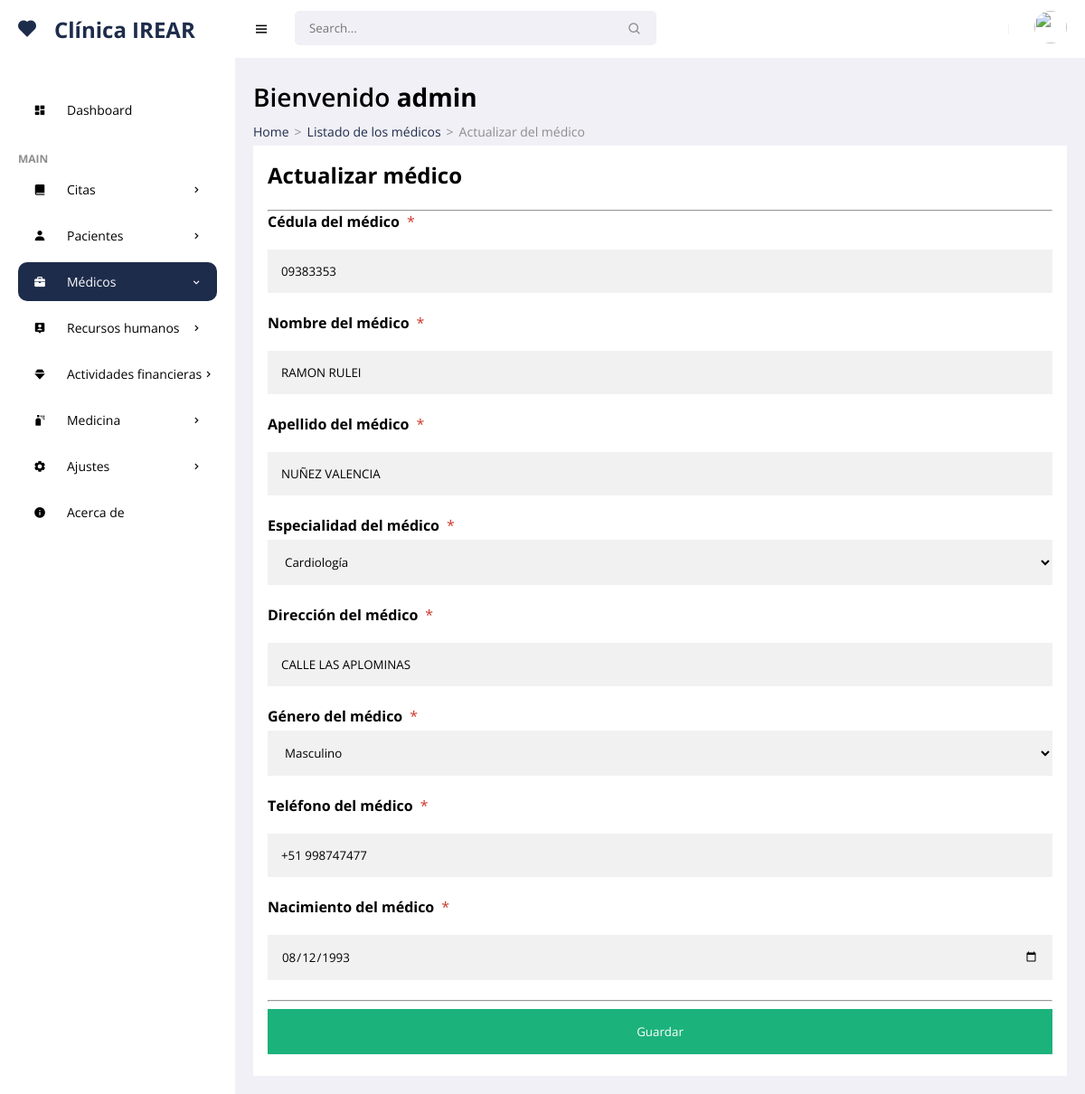
Page /frontend/medicos/editar.php?id=10 (signed in) on the earlier database version.
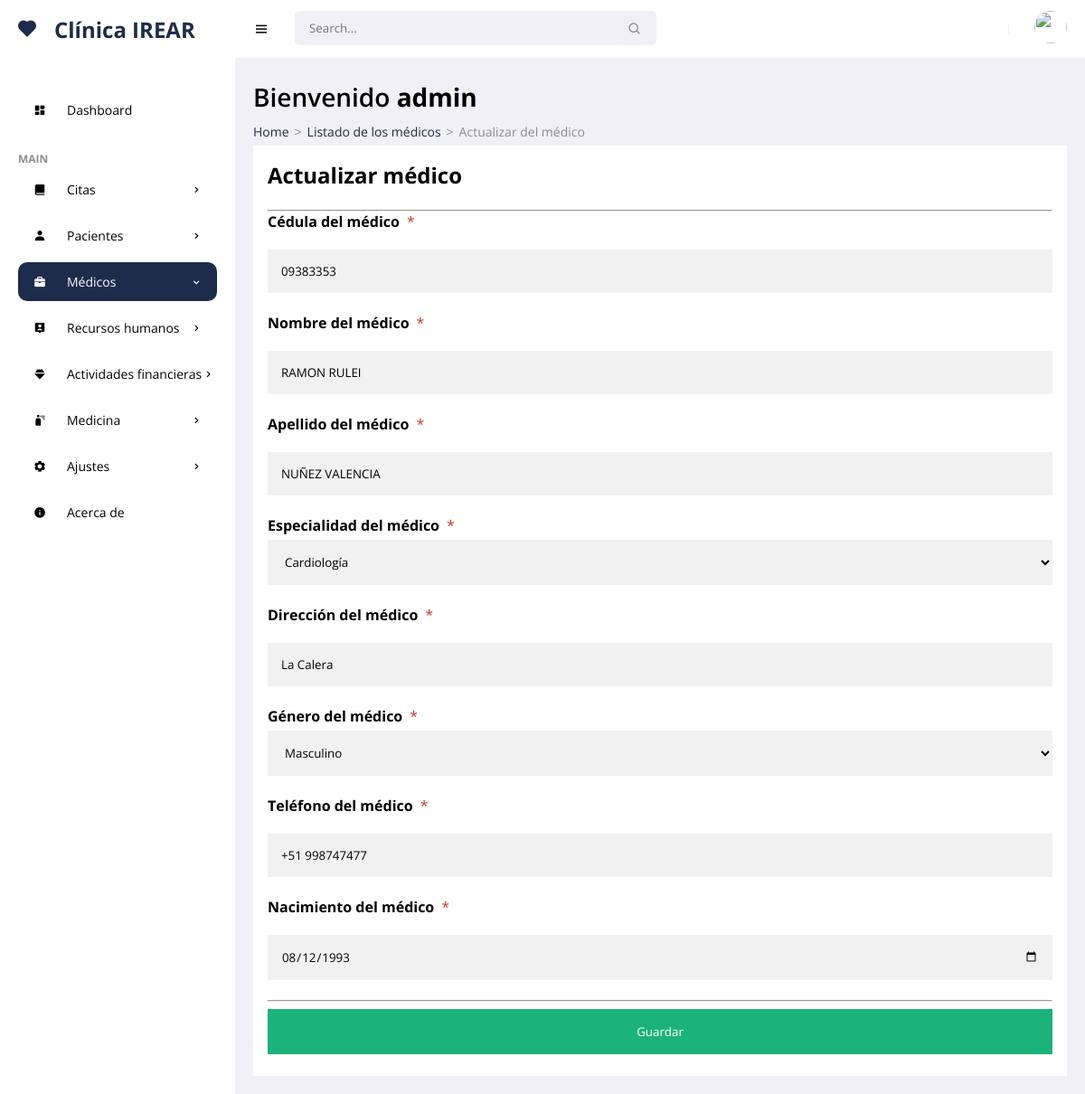
Same page on the later database version.
### tables this page shows
CREATE TABLE `doctor` (
  `idodc` int(11) NOT NULL,
  `ceddoc` varchar(15) NOT NULL,
  `nodoc` varchar(35) NOT NULL,
  `apdoc` varchar(35) NOT NULL,
  `nomesp` varchar(100) NOT NULL,
  `direcd` varchar(150) NOT NULL,
  `sexd` varchar(15) NOT NULL,
  `phd` char(13) NOT NULL,
  `nacd` date NOT NULL,
  `corr` varchar(30) NOT NULL,
  `username` varchar(25) NOT NULL,
  `password` varchar(255) NOT NULL,
  `rol` char(1) NOT NULL,
  `state` char(1) NOT NULL,
  `fere` timestamp NOT NULL DEFAULT current_timestamp() ON UPDATE current_timestamp()
);

### frontend/medicos/editar.php (the view, shortened to what the changed rows need)
<!DOCTYPE html>
<html lang="es">
<head>
    <link href='https://unpkg.com/boxicons@2.0.9/css/boxicons.min.css' rel='stylesheet'>
    <link rel="stylesheet" href="../../backend/css/admin.css">
    <link rel="stylesheet" href="https://cdnjs.cloudflare.com/ajax/libs/limonte-sweetalert2/6.6.9/sweetalert2.min.css">
</head>
<body>
    <section id="content">
        <main>
            <h1 class="title">Bienvenido <?php echo '<strong>'.$_SESSION['username'].'</strong>'; ?></h1>
<?php
require '../../backend/bd/Conexion.php';
 $id = $_GET['id'];
 $sentencia = $connect->prepare("SELECT * FROM doctor  WHERE idodc= '$id';");
 $sentencia->execute();
$data =  array();
if($sentencia){
  while($r = $sentencia->fetchObject()){
    $data[] = $r;
  }
}
   ?>
   <?php if(count($data)>0):?>
        <?php foreach($data as $d):?>
<form action="" enctype="multipart/form-data" method="POST"  autocomplete="off" onsubmit="return validacion()">
  <div class="containerss">
    <h1>Actualizar médico</h1>
   <br>
    <hr>
    <label for="psw"><b>Cédula del médico</b></label><span class="badge-warning">*</span>
    <input type="text" maxlength="15" name="docce" value="<?php echo $d->ceddoc; ?>"  required>
    <label for="psw"><b>Nombre del médico</b></label><span class="badge-warning">*</span>
    <input type="text"  name="docna" value="<?php echo $d->nodoc; ?>"  required>
    <label for="psw"><b>Apellido del médico</b></label><span class="badge-warning">*</span>
    <input type="text"  name="docap" value="<?php echo $d->apdoc; ?>"  required>
    <label for="psw"><b>Especialidad del médico</b></label><span class="badge-warning">*</span>
    <select required name="doces"  id="espm">
        <option value="<?php echo $d->nomesp; ?>"><?php echo $d->nomesp; ?></option>
    </select>
    <label for="psw"><b>Dirección del médico</b></label><span class="badge-warning">*</span>
    <input type="text"  name="docdi" value="<?php echo $d->direcd; ?>"  required>
    <label for="psw"><b>Género del médico</b></label><span class="badge-warning">*</span>
    <select required name="docge"  id="gep">
        <option value="<?php echo $d->sexd; ?>"><?php echo $d->sexd; ?></option>
    </select>
    <label for="psw"><b>Teléfono del médico</b></label><span class="badge-warning">*</span>
    <input type="text" maxlength="13"  name="docte" value="<?php echo $d->phd; ?>"  required>
    <label for="psw"><b>Nacimiento del médico</b></label><span class="badge-warning">*</span>
    <input type="date"  name="docda" value="<?php echo $d->nacd; ?>"  required>
    <hr>
   <button type="submit" name="upd_doctors" class="registerbtn">Guardar</button>
  </div>
</form>
<?php endforeach; ?>
    <?php else:?>
      <p class="alert alert-warning">No hay datos</p>
    <?php endif; ?>
        </main>
    </section>
</body>
</html>

Differences in the rows shown:
changed doctor "RAMON RULEI": docdi "CALLE LAS APLOMINAS" → "La Calera"
